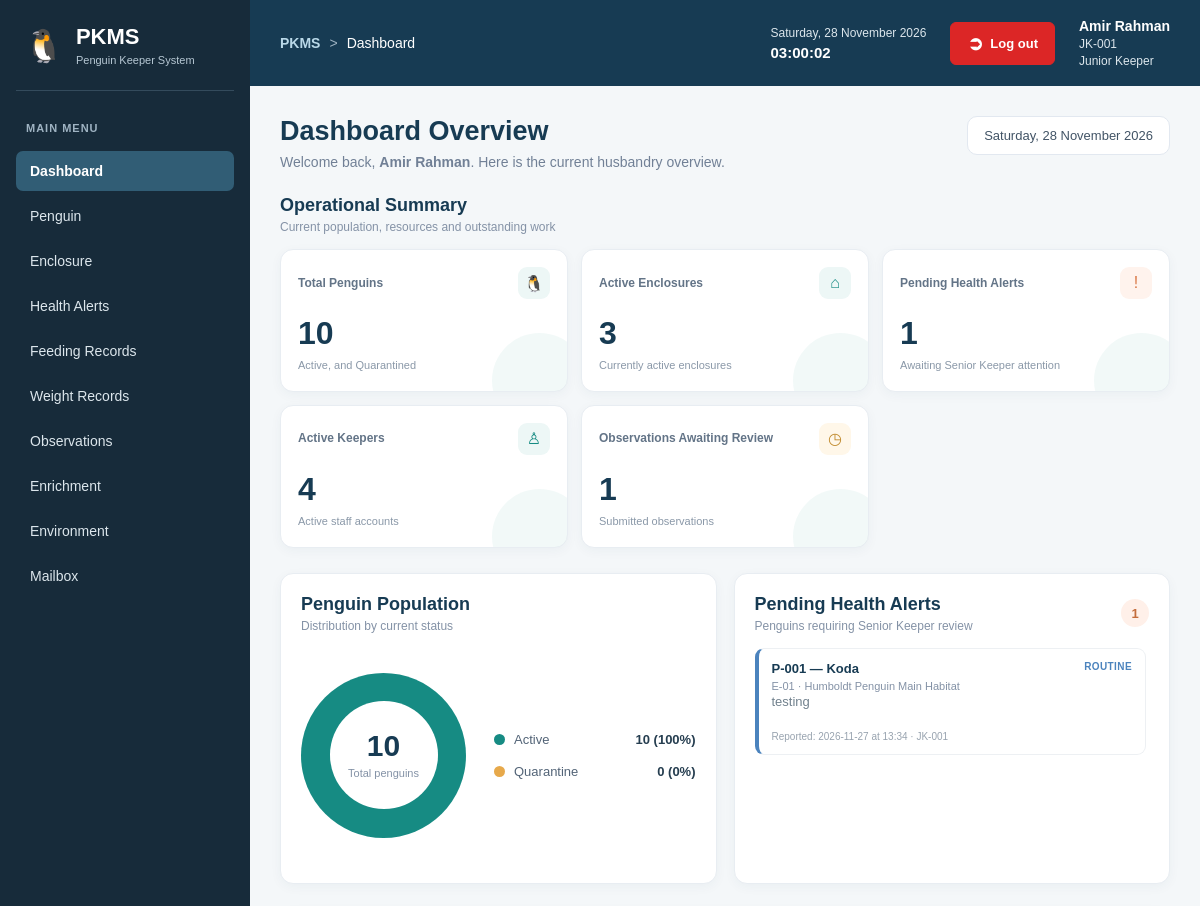
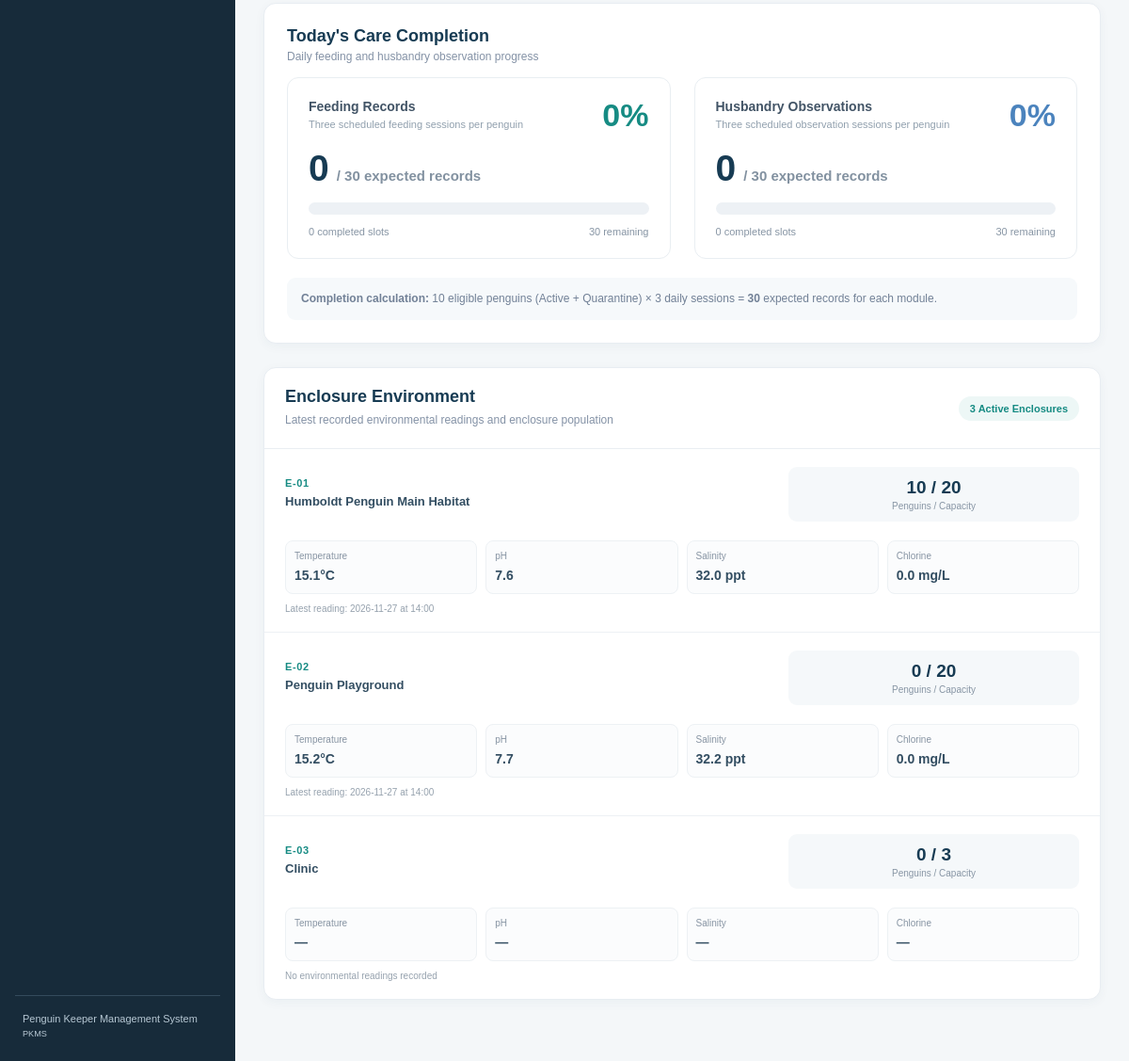
The app's page /dashboard.php (signed in) with its own data (2 pictures, top to bottom).
### tables this page shows
CREATE TABLE `health_alerts` (
  `alert_id` int(11) NOT NULL,
  `penguin_id` int(11) NOT NULL,
  `reported_by` int(11) NOT NULL,
  `report_date` date DEFAULT NULL,
  `report_time` time DEFAULT NULL,
  `priority` enum('Routine','Attention','Urgent') DEFAULT 'Routine',
  `observation` text NOT NULL,
  `status` enum('Pending','Reviewed','Resolved') DEFAULT 'Pending',
  `reviewed_by` int(11) DEFAULT NULL,
  `review_notes` text DEFAULT NULL,
  `resolved_at` datetime DEFAULT NULL
);

CREATE TABLE `penguins` (
  `penguin_id` int(11) NOT NULL,
  `animal_code` varchar(20) NOT NULL,
  `name` varchar(60) NOT NULL,
  `species` varchar(80) NOT NULL,
  `sex` enum('Male','Female','Unknown') DEFAULT 'Unknown',
  `hatch_date` date DEFAULT NULL,
  `origin_type` varchar(50) DEFAULT NULL,
  `arrival_date` date DEFAULT NULL,
  `enclosure_id` int(11) DEFAULT NULL,
  `status` enum('Active','Quarantine','Transferred','Deceased') DEFAULT 'Active',
  `notes` text DEFAULT NULL,
  `created_at` datetime DEFAULT current_timestamp(),
  `archived_at` datetime DEFAULT NULL,
  `archived_by` int(11) DEFAULT NULL
);

CREATE TABLE `enclosures` (
  `enclosure_id` int(11) NOT NULL,
  `enclosure_code` varchar(20) NOT NULL,
  `enclosure_name` varchar(100) NOT NULL,
  `capacity` int(11) NOT NULL,
  `status` enum('Active','Maintenance') DEFAULT 'Active',
  `notes` text DEFAULT NULL,
  `created_at` datetime DEFAULT current_timestamp(),
  `archived_at` datetime DEFAULT NULL,
  `archived_by` int(11) DEFAULT NULL
);

CREATE TABLE `users` (
  `user_id` int(11) NOT NULL,
  `staff_code` varchar(20) NOT NULL,
  `full_name` varchar(100) NOT NULL,
  `email` varchar(100) DEFAULT NULL,
  `password_hash` varchar(255) NOT NULL,
  `role` enum('Senior Keeper','Junior Keeper') NOT NULL,
  `status` enum('Active','Inactive') DEFAULT 'Active',
  `created_at` datetime DEFAULT current_timestamp()
);

### dashboard.php (the view, shortened to what the rows shown need)
<?php
require_once __DIR__ . '/includes/auth.php';
function dashboardEscape(mixed $value): string
{
    return htmlspecialchars((string)($value ?? ''), ENT_QUOTES, 'UTF-8');
}
function dashboardMeasurement(mixed $value, string $suffix = ''): string
{
    if ($value === null || $value === '') {
        return '—';
    }
    return number_format((float)$value, 1) . $suffix;
}
$dashboardError = false;
$enclosures = [];
$pendingAlerts = [];
try {
    $stmt = $pdo->query("
        SELECT
            e.enclosure_id,
            e.enclosure_code,
            e.enclosure_name,
            e.capacity,
            e.status,
            er.reading_date,
            er.reading_time,
            er.pool_temperature,
            er.ph,
            er.salinity,
            er.chlorine,
            (
                SELECT COUNT(*)
                FROM penguins p
                WHERE p.enclosure_id = e.enclosure_id
                  AND p.archived_at IS NULL
                  AND p.status IN ('Active', 'Quarantine')
            ) AS penguin_count
        FROM enclosures e
        LEFT JOIN environmental_readings er
            ON er.reading_id = (
                SELECT er2.reading_id
                FROM environmental_readings er2
                WHERE er2.enclosure_id = e.enclosure_id
                ORDER BY
                    er2.reading_date DESC,
                    er2.reading_time DESC,
                    er2.reading_id DESC
                LIMIT 1
            )
        WHERE e.status = 'Active'
          AND e.archived_at IS NULL
        ORDER BY e.enclosure_code
    ");
    $enclosures = $stmt->fetchAll(PDO::FETCH_ASSOC);
    $stmt = $pdo->query("
        SELECT
            h.alert_id,
            h.report_date,
            h.report_time,
            h.priority,
            h.observation,
            p.penguin_id,
            p.animal_code,
            p.name AS penguin_name,
            e.enclosure_code,
            e.enclosure_name,
            u.full_name AS reporter_name,
            u.staff_code AS reporter_code
        FROM health_alerts h
        INNER JOIN penguins p
            ON p.penguin_id = h.penguin_id
        LEFT JOIN enclosures e
            ON e.enclosure_id = p.enclosure_id
        LEFT JOIN users u
            ON u.user_id = h.reported_by
        WHERE h.status = 'Pending'
        ORDER BY
            CASE h.priority
                WHEN 'Urgent' THEN 1
                WHEN 'Attention' THEN 2
                ELSE 3
            END,
            h.report_date DESC,
            h.report_time DESC,
            h.alert_id DESC
    ");
    $pendingAlerts = $stmt->fetchAll(PDO::FETCH_ASSOC);
} catch (PDOException $e) {
    error_log('Dashboard retrieval error: ' . $e->getMessage());
    $dashboardError = true;
}
?>
<!DOCTYPE html>
<html lang="en">
<head>
    <link rel="stylesheet" href="assets/css/style.css">
</head>
<body>
<div class="app-layout">
    <?php
    require_once __DIR__ . '/includes/sidebar.php';
    ?>
    <div class="main-area">
        <main class="main-content">
            <div class="dashboard-page">
                <div class="dashboard-heading">
                    <div>
                        <h2>Dashboard Overview</h2>
                    </div>
                </div>
                <?php if ($dashboardError): ?>
                    <div class="dashboard-error">
                        Dashboard information is temporarily unavailable.
                        Please try again later.
                    </div>
                <?php else: ?>
                    <section class="dashboard-section">
                        <div class="dashboard-main-grid">
                            <div class="dashboard-card alert-card">
                                <?php if (empty($pendingAlerts)): ?>
                                    <div class="empty-state">
                                        No pending health alerts.
                                    </div>
                                <?php else: ?>
                                    <div class="alert-list">
                                        <?php foreach ($pendingAlerts as $alert): ?>
                                            <?php
                                            $priorityClass = strtolower(
                                                $alert['priority'] ?? 'routine'
                                            );
                                            ?>
                                            <div class="alert-item priority-<?= dashboardEscape($priorityClass) ?>">
                                                <div class="alert-top">
                                                    <div>
                                                        <div class="alert-penguin">
                                                            <?= dashboardEscape($alert['animal_code']) ?>
                                                            — <?= dashboardEscape($alert['penguin_name']) ?>
                                                        </div>
                                                        <div class="alert-enclosure">
                                                            <?= dashboardEscape(
                                                                $alert['enclosure_code'] ?? 'No enclosure'
                                                            ) ?>
                                                            <?php if (!empty($alert['enclosure_name'])): ?>
                                                                · <?= dashboardEscape(
                                                                    $alert['enclosure_name']
                                                                ) ?>
                                                            <?php endif; ?>
                                                        </div>
                                                    </div>
                                                    <span class="priority-label <?= dashboardEscape($priorityClass) ?>">
                                                        <?= dashboardEscape($alert['priority']) ?>
                                                    </span>
                                                </div>
                                                <p class="alert-description">
                                                    <?= dashboardEscape($alert['observation']) ?>
                                                </p>
                                                <div class="alert-meta">
                                                    Reported:
                                                    <?= dashboardEscape($alert['report_date'] ?? '—') ?>
                                                    <?php if (!empty($alert['report_time'])): ?>
                                                        at <?= dashboardEscape(
                                                            substr($alert['report_time'], 0, 5)
                                                        ) ?>
                                                    <?php endif; ?>
                                                    <?php if (!empty($alert['reporter_code'])): ?>
                                                        · <?= dashboardEscape($alert['reporter_code']) ?>
                                                    <?php endif; ?>
                                                </div>
                                            </div>
                                        <?php endforeach; ?>
                                    </div>
                                <?php endif; ?>
                            </div>
                        </div>
                    </section>
                    <section class="dashboard-section">
                        <div class="dashboard-card environment-card">
                            <?php if (empty($enclosures)): ?>
                                <div class="empty-state" style="margin:18px;">
                                    No active enclosures are currently available.
                                </div>
                            <?php else: ?>
                                <div class="environment-list">
                                    <?php foreach ($enclosures as $enclosure): ?>
                                        <div class="environment-row">
                                            <div class="environment-identity">
                                                <div class="environment-code">
                                                    <?= dashboardEscape($enclosure['enclosure_code']) ?>
                                                </div>
                                                <div class="environment-name">
                                                    <?= dashboardEscape($enclosure['enclosure_name']) ?>
                                                </div>
                                            </div>
                                            <div class="environment-population">
                                                <strong>
                                                    <?= (int)$enclosure['penguin_count'] ?>
                                                    / <?= (int)$enclosure['capacity'] ?>
                                                </strong>
                                                <span>Penguins / Capacity</span>
                                            </div>
                                            <div class="environment-measurements">
                                                <div class="environment-measurement">
                                                    <span>Temperature</span>
                                                    <strong>
                                                        <?= dashboardMeasurement(
                                                            $enclosure['pool_temperature'],
                                                            '°C'
                                                        ) ?>
                                                    </strong>
                                                </div>
                                                <div class="environment-measurement">
                                                    <span>pH</span>
                                                    <strong>
                                                        <?= dashboardMeasurement($enclosure['ph']) ?>
                                                    </strong>
                                                </div>
                                                <div class="environment-measurement">
                                                    <span>Salinity</span>
                                                    <strong>
                                                        <?= dashboardMeasurement(
                                                            $enclosure['salinity'],
                                                            ' ppt'
                                                        ) ?>
                                                    </strong>
                                                </div>
                                                <div class="environment-measurement">
                                                    <span>Chlorine</span>
                                                    <strong>
                                                        <?= dashboardMeasurement(
                                                            $enclosure['chlorine'],
                                                            ' mg/L'
                                                        ) ?>
                                                    </strong>
                                                </div>
                                            </div>
                                            <div class="environment-reading-date">
                                                <?php if (!empty($enclosure['reading_date'])): ?>
                                                    Latest reading:
                                                    <?= dashboardEscape($enclosure['reading_date']) ?>
                                                    <?php if (!empty($enclosure['reading_time'])): ?>
                                                        at <?= dashboardEscape(
                                                            substr($enclosure['reading_time'], 0, 5)
                                                        ) ?>
                                                    <?php endif; ?>
                                                <?php else: ?>
                                                    No environmental readings recorded
                                                <?php endif; ?>
                                            </div>
                                        </div>
                                    <?php endforeach; ?>
                                </div>
                            <?php endif; ?>
                        </div>
                    </section>
                <?php endif; ?>
            </div>
        </main>
    </div>
</div>
</body>
</html>

### records on screen
health_alerts: penguin.animal_code "P-001", penguin.name "Koda", enclosures.enclosure_code "E-01", enclosures.enclosure_name "Humboldt Penguin Main Habitat", priority "ROUTINE", observation "testing", report_date "2026-11-27", report_time "13:34", reported_by.staff_code "JK-001"
enclosures: enclosure_code "E-01", enclosure_name "Humboldt Penguin Main Habitat", penguin_count "10", capacity "20", pool_temperature "15.1°C", ph "7.6", salinity "32.0 ppt", chlorine "0.0 mg/L", reading_date "2026-11-27", reading_time "14:00"
enclosures: enclosure_code "E-02", enclosure_name "Penguin Playground", penguin_count "0", capacity "20", pool_temperature "15.2°C", ph "7.7", salinity "32.2 ppt", chlorine "0.0 mg/L", reading_date "2026-11-27", reading_time "14:00"
enclosures: enclosure_code "E-03", enclosure_name "Clinic", penguin_count "0", capacity "3", pool_temperature "—", ph "—", salinity "—", chlorine "—", shows "No environmental readings recorded"

### other values on screen
$item['label'] "Dashboard"
$item['label'] "Penguin"
$item['label'] "Enclosure"
$item['label'] "Health Alerts"
$item['label'] "Feeding Records"
$item['label'] "Weight Records"
$item['label'] "Observations"
$item['label'] "Enrichment"
$item['label'] "Environment"
$item['label'] "Mailbox"
$crumb "Dashboard"
$_SESSION['full_name'] "Amir Rahman"
$_SESSION['staff_code'] "JK-001"
$_SESSION['role'] "Junior Keeper"
dashboardEscape($fullName) "Amir Rahman"
